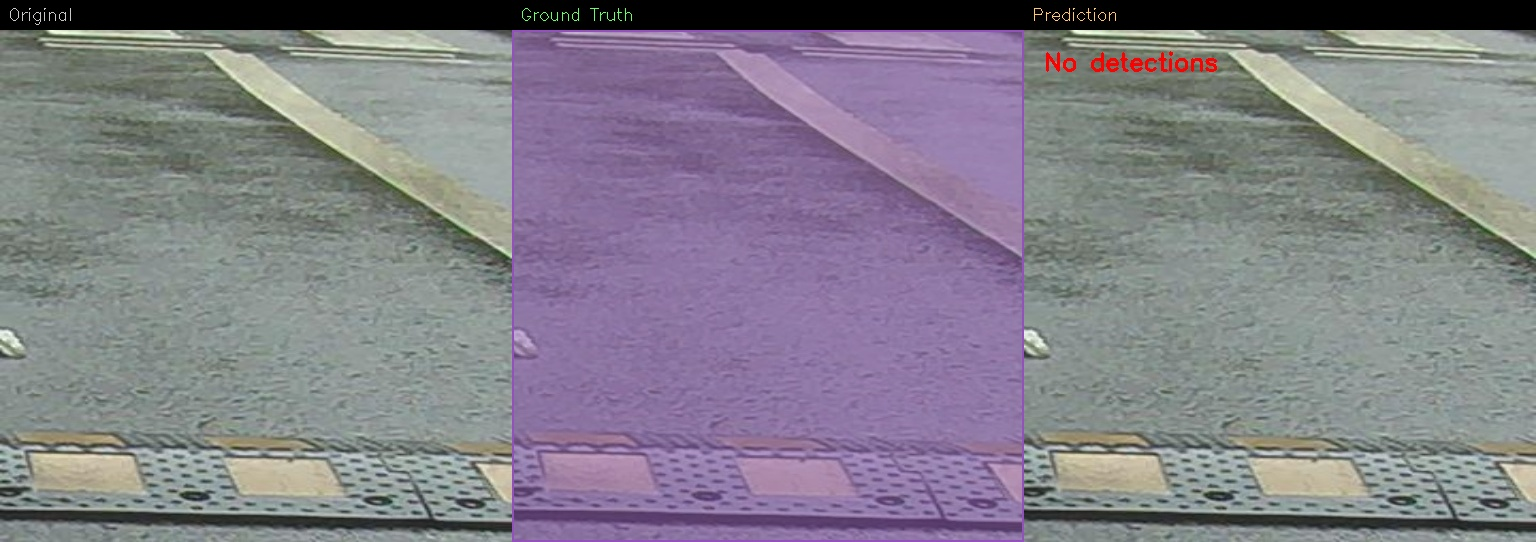
#> input picture pred_visualizations/000000000387_s0.jpg, 1536 x 542 px; its folder holds only this picture in this run
$ python -i visualize_synthetic.py   (imports and definitions only)
#> lines starting #> are read from the running program, lines starting #| are printed output that depends on the picture
# visualize_synthetic.py
# Runs Exp18 on synthetic COCO mask val images
# Shows: Original | Ground Truth | Prediction side by side

from ultralytics import YOLO
import cv2
import numpy as np
import os
import random
from pathlib import Path

MODEL_PATH  = "runs/segment/exp18_coco_freeze5/weights/best.pt"
IMAGES_DIR  = "masked_rscd_dataset_coco/images"
LABELS_DIR  = "masked_rscd_dataset_coco/labels"
OUTPUT_DIR  = "synthetic_predictions_8"
NUM_IMAGES  = 10000
CONF_THRESH = 0.25   # lower threshold for synthetic data

CLASS_NAMES = [
    "dry_asphalt_severe","dry_asphalt_slight","dry_asphalt_smooth",
    "dry_concrete_severe","dry_concrete_slight","dry_concrete_smooth",
    "dry_gravel","dry_mud","fresh_snow","ice","melted_snow",
    "water_asphalt_severe","water_asphalt_slight","water_asphalt_smooth",
    "water_concrete_severe","water_concrete_slight","water_concrete_smooth",
    "water_gravel","water_mud",
    "wet_asphalt_severe","wet_asphalt_slight","wet_asphalt_smooth",
    "wet_concrete_severe","wet_concrete_slight","wet_concrete_smooth",
    "wet_gravel","wet_mud"
]

# [1 line not run here, left out]
COLORS = {i: (random.randint(50,255), random.randint(50,255), random.randint(50,255))
          for i in range(len(CLASS_NAMES))}

def draw_gt(img, label_path):
    h, w = img.shape[:2]
    vis     = img.copy()
    overlay = img.copy()
    if not os.path.exists(label_path):
        return vis, []
    gt_classes = []
    with open(label_path) as f:
        for line in f:
            parts = list(map(float, line.strip().split()))
            if len(parts) < 3: continue
            cls_id = int(parts[0])
            gt_classes.append(CLASS_NAMES[cls_id])
            coords = np.array(parts[1:]).reshape(-1, 2)
            coords[:, 0] *= w
            coords[:, 1] *= h
            pts = coords.astype(np.int32).reshape(-1, 1, 2)
            color = COLORS[cls_id]
            cv2.fillPoly(overlay, [pts], color)
            cv2.polylines(vis, [pts], True, color, 2)
            # label
            M = cv2.moments(pts.reshape(-1, 2))
            if M["m00"] > 0:
                cx = int(M["m10"] / M["m00"])
                cy = int(M["m01"] / M["m00"])
                cv2.putText(vis, CLASS_NAMES[cls_id],
                            (max(0, cx-50), cy),
                            cv2.FONT_HERSHEY_SIMPLEX, 0.35, color, 1)
    cv2.addWeighted(overlay, 0.4, vis, 0.6, 0, vis)
    return vis, list(set(gt_classes))

def draw_pred(img, result):
    h, w = img.shape[:2]
    vis     = img.copy()
    overlay = img.copy()
    pred_classes = []
    correct = []
    if result.masks is None:
        cv2.putText(vis, "No detections", (20, 40),
                    cv2.FONT_HERSHEY_SIMPLEX, 0.7, (0,0,255), 2)
        return vis, pred_classes, correct

    masks = result.masks.data.cpu().numpy()
    for i, mask in enumerate(masks):
        cls_id   = int(result.boxes.cls[i].item())
        conf_val = float(result.boxes.conf[i].item())
        color    = COLORS[cls_id]
        name     = CLASS_NAMES[cls_id]
        pred_classes.append(name)

        mask_r = cv2.resize(mask, (w, h), interpolation=cv2.INTER_NEAREST)
        colored = np.zeros_like(img)
        colored[mask_r > 0.5] = color
        cv2.addWeighted(colored, 0.4, overlay, 0.6, 0, overlay)
        contours, _ = cv2.findContours(
            (mask_r > 0.5).astype(np.uint8),
            cv2.RETR_EXTERNAL, cv2.CHAIN_APPROX_SIMPLE)
        cv2.drawContours(vis, contours, -1, color, 2)
        if contours:
            M = cv2.moments(contours[0])
            if M["m00"] > 0:
                cx = int(M["m10"] / M["m00"])
                cy = int(M["m01"] / M["m00"])
                cv2.putText(vis, f"{name} {conf_val:.2f}",
                            (max(0, cx-50), cy),
                            cv2.FONT_HERSHEY_SIMPLEX, 0.35, color, 1)
    cv2.addWeighted(overlay, 0.4, vis, 0.6, 0, vis)
    return vis, pred_classes, []

def add_banner(img, text, color=(200,200,200)):
    banner = np.zeros((28, img.shape[1], 3), dtype=np.uint8)
    cv2.putText(banner, text, (8, 19),
                cv2.FONT_HERSHEY_SIMPLEX, 0.5, color, 1)
    return np.vstack([banner, img])

# ── Main ──────────────────────────────────────────────────────────────────
# [1 line that did not run here, left out]
# [1 line not run here, left out]

img_files = sorted(Path(IMAGES_DIR).glob("*.jpg"))
# sample evenly across dataset
step = max(1, len(img_files) // NUM_IMAGES)
img_files = img_files[::step][:NUM_IMAGES]
# [1 line not run here, left out]

# Tracking
correct_count  = 0
wrong_count    = 0
missed_count   = 0
pred_freq      = {}
gt_freq        = {}
match_freq     = {}

# [52 lines not run here, left out]

>>> import cv2
>>> picture = cv2.imread('../../pred_visualizations/000000000387_s0.jpg', cv2.IMREAD_GRAYSCALE)
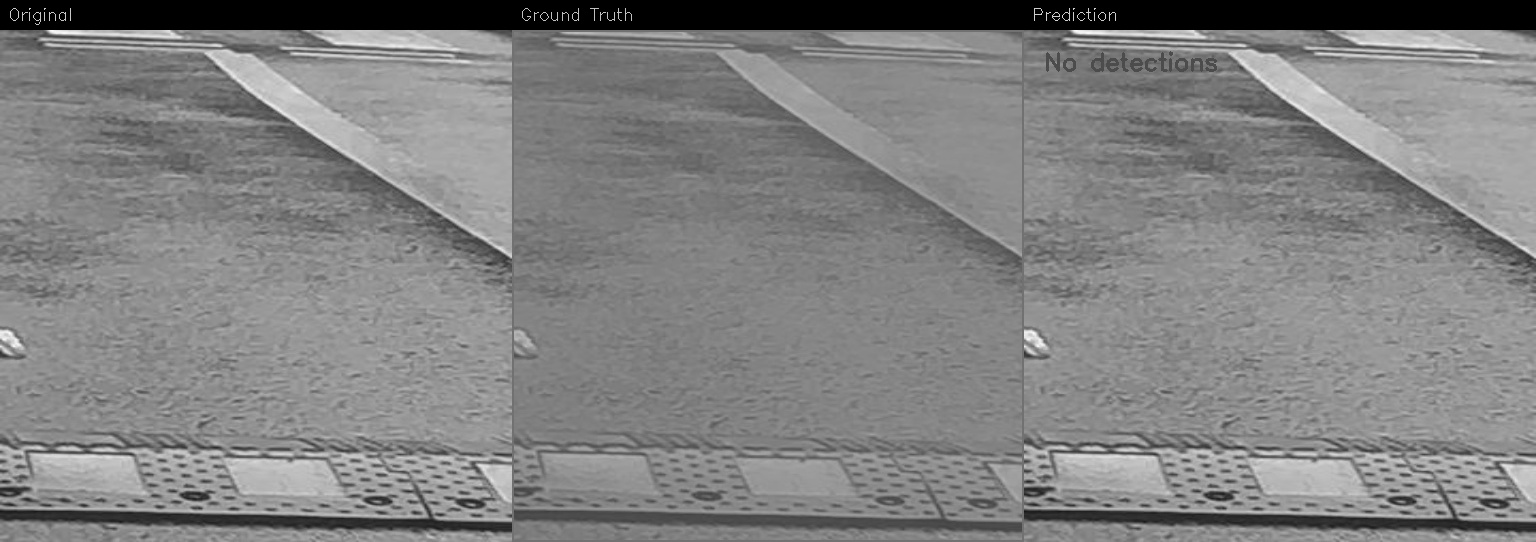
#> picture: shape (542, 1536); min 0, max 251, mean 128.4
>>> result = draw_pred(picture, 'out.png')
#> (the run stopped early here; a loop or call above may not have finished)

$ run again, on pred_visualizations/000000000387_s1.jpg
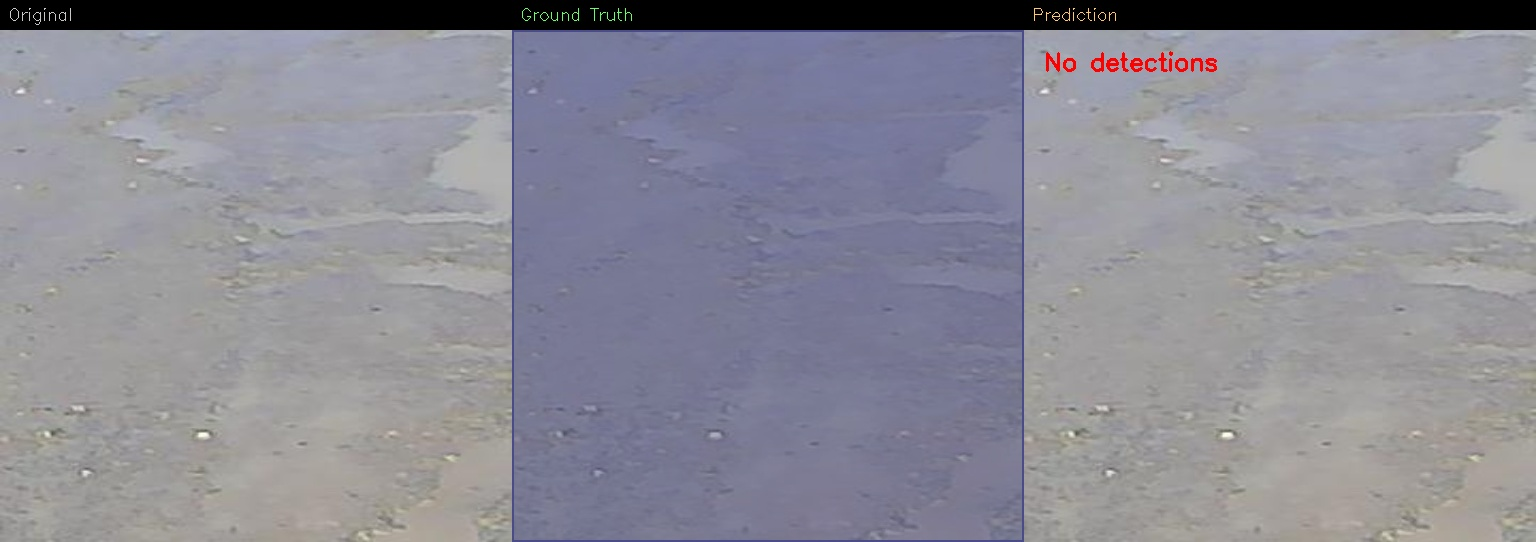
#> input picture pred_visualizations/000000000387_s1.jpg, 1536 x 542 px
#> `picture = cv2.imread('../../pred_visualizations/000000000387_s0.jpg', ..`:
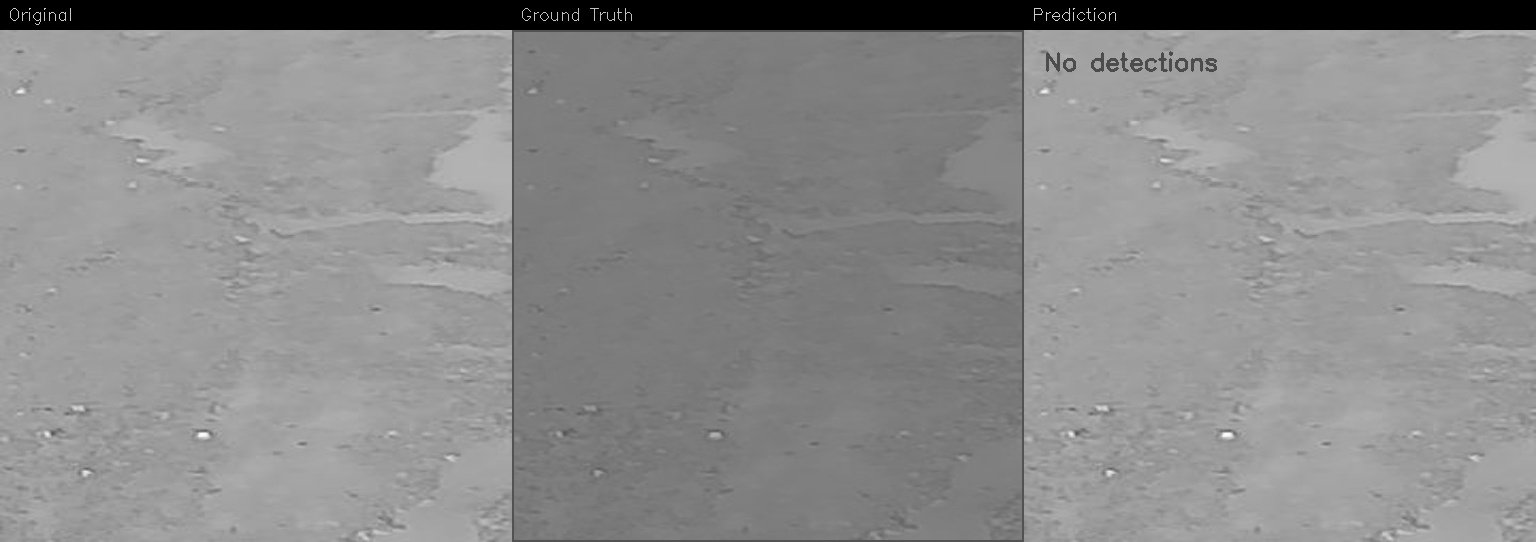
#> picture: shape (542, 1536); min 0, max 253, mean 138.9

$ run again, on pred_visualizations/000000000387_s3.jpg
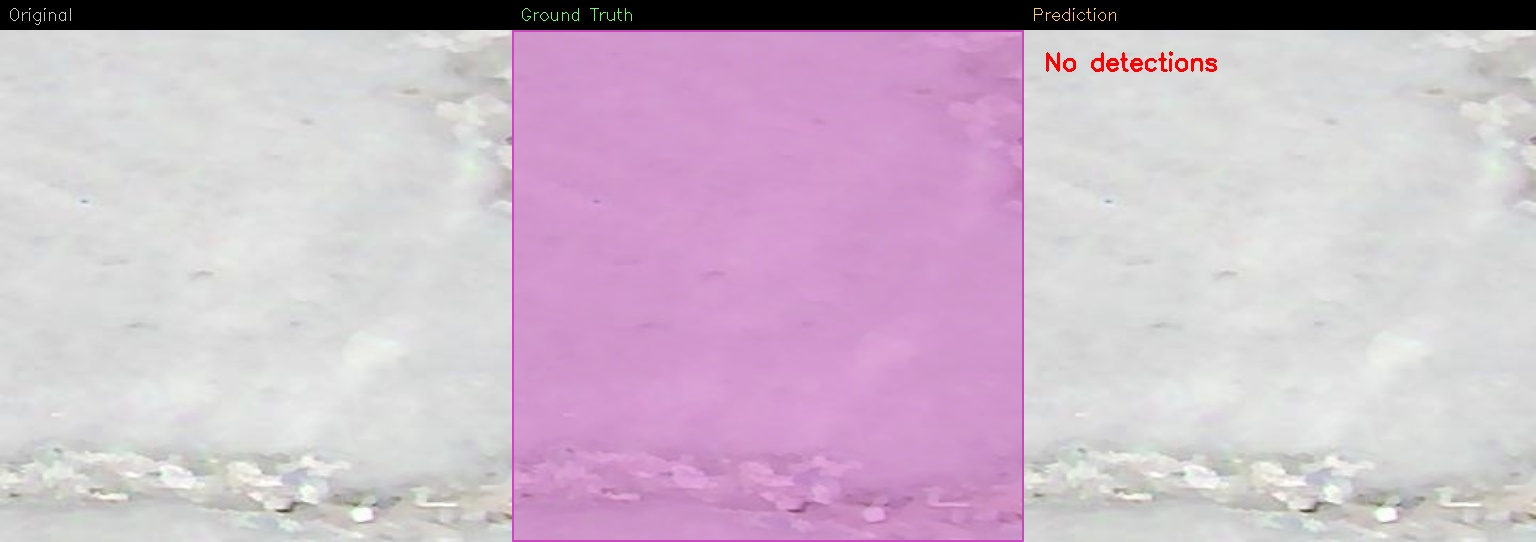
#> input picture pred_visualizations/000000000387_s3.jpg, 1536 x 542 px
#> `picture = cv2.imread('../../pred_visualizations/000000000387_s0.jpg', ..`:
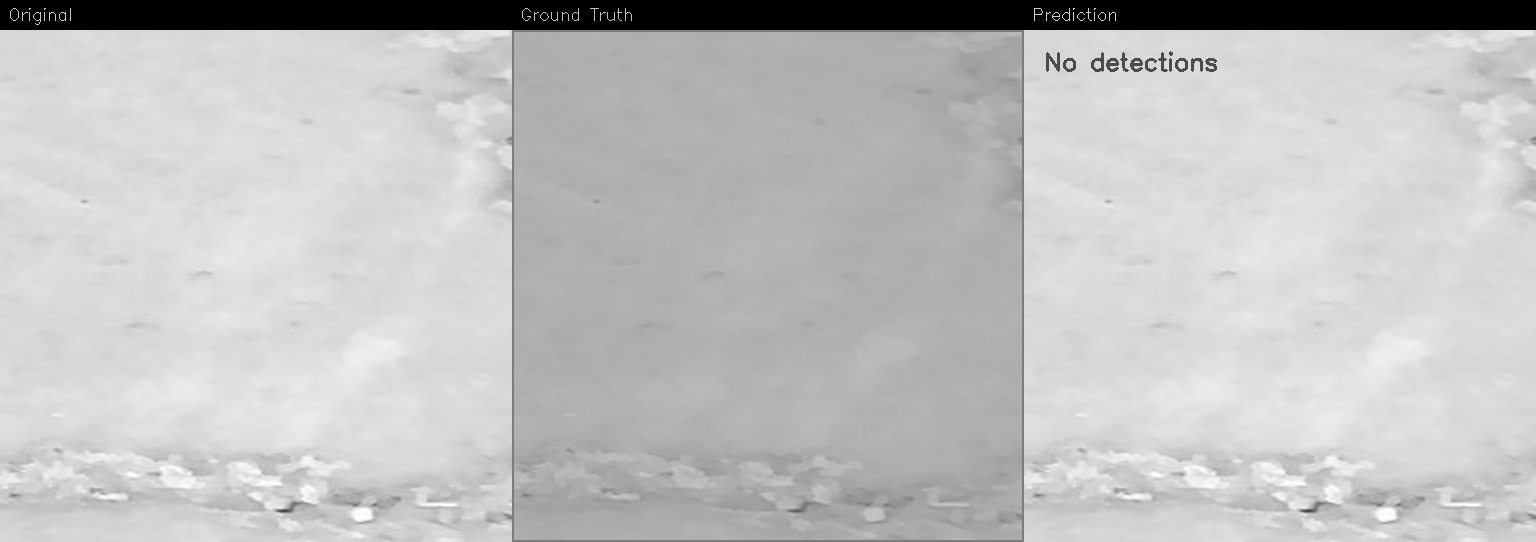
#> picture: shape (542, 1536); min 0, max 255, mean 190.9
